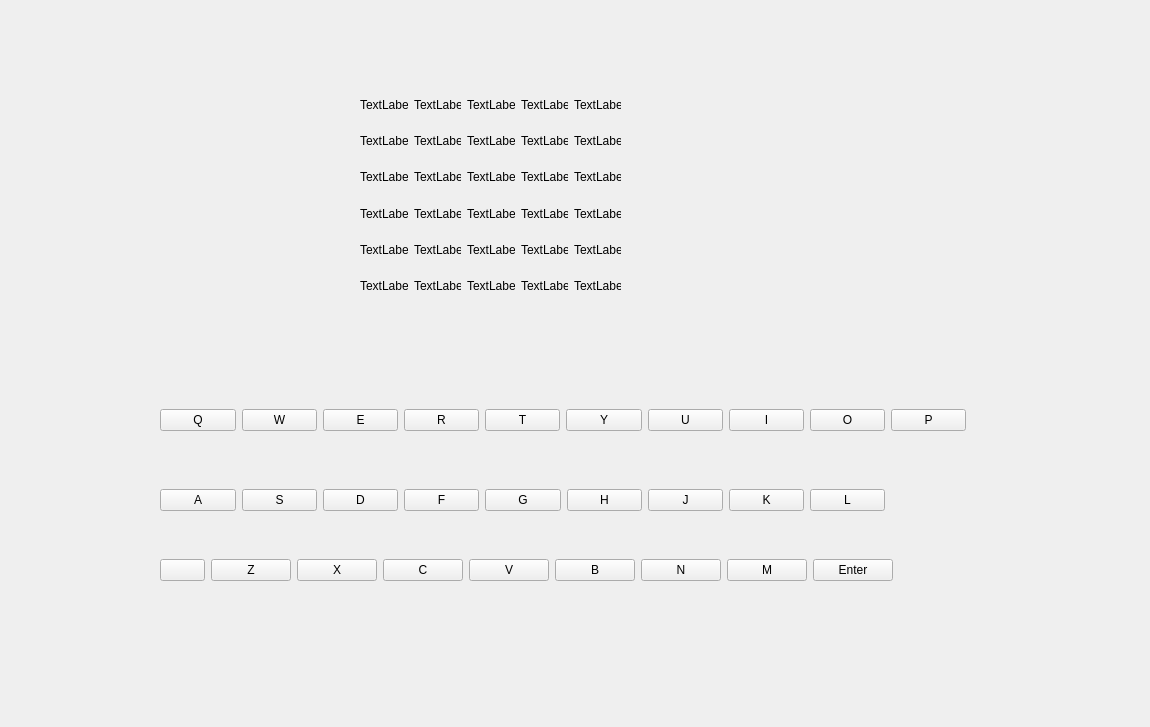
<?xml version="1.0" encoding="UTF-8"?>
<ui version="4.0">
 <class>MainWindow</class>
 <widget class="QMainWindow" name="MainWindow">
  <property name="geometry">
   <rect>
    <x>0</x>
    <y>0</y>
    <width>1150</width>
    <height>727</height>
   </rect>
  </property>
  <property name="windowTitle">
   <string>MainWindow</string>
  </property>
  <widget class="QWidget" name="centralwidget">
   <widget class="QWidget" name="gridLayoutWidget">
    <property name="geometry">
     <rect>
      <x>360</x>
      <y>90</y>
      <width>261</width>
      <height>211</height>
     </rect>
    </property>
    <layout class="QGridLayout" name="gridLayout">
     <item row="1" column="1">
      <widget class="QLabel" name="label_7">
       <property name="text">
        <string>TextLabel</string>
       </property>
      </widget>
     </item>
     <item row="0" column="2">
      <widget class="QLabel" name="label_3">
       <property name="text">
        <string>TextLabel</string>
       </property>
      </widget>
     </item>
     <item row="0" column="1">
      <widget class="QLabel" name="label_2">
       <property name="text">
        <string>TextLabel</string>
       </property>
      </widget>
     </item>
     <item row="0" column="3">
      <widget class="QLabel" name="label_4">
       <property name="text">
        <string>TextLabel</string>
       </property>
      </widget>
     </item>
     <item row="0" column="4">
      <widget class="QLabel" name="label_5">
       <property name="text">
        <string>TextLabel</string>
       </property>
      </widget>
     </item>
     <item row="1" column="4">
      <widget class="QLabel" name="label_10">
       <property name="text">
        <string>TextLabel</string>
       </property>
      </widget>
     </item>
     <item row="2" column="0">
      <widget class="QLabel" name="label_11">
       <property name="text">
        <string>TextLabel</string>
       </property>
      </widget>
     </item>
     <item row="1" column="3">
      <widget class="QLabel" name="label_9">
       <property name="text">
        <string>TextLabel</string>
       </property>
      </widget>
     </item>
     <item row="1" column="0">
      <widget class="QLabel" name="label_6">
       <property name="text">
        <string>TextLabel</string>
       </property>
      </widget>
     </item>
     <item row="1" column="2">
      <widget class="QLabel" name="label_8">
       <property name="text">
        <string>TextLabel</string>
       </property>
      </widget>
     </item>
     <item row="0" column="0">
      <widget class="QLabel" name="label">
       <property name="lineWidth">
        <number>3</number>
       </property>
       <property name="text">
        <string>TextLabel</string>
       </property>
      </widget>
     </item>
     <item row="4" column="2">
      <widget class="QLabel" name="label_25">
       <property name="text">
        <string>TextLabel</string>
       </property>
      </widget>
     </item>
     <item row="4" column="4">
      <widget class="QLabel" name="label_27">
       <property name="text">
        <string>TextLabel</string>
       </property>
      </widget>
     </item>
     <item row="5" column="4">
      <widget class="QLabel" name="label_30">
       <property name="text">
        <string>TextLabel</string>
       </property>
      </widget>
     </item>
     <item row="5" column="2">
      <widget class="QLabel" name="label_28">
       <property name="text">
        <string>TextLabel</string>
       </property>
      </widget>
     </item>
     <item row="5" column="3">
      <widget class="QLabel" name="label_29">
       <property name="text">
        <string>TextLabel</string>
       </property>
      </widget>
     </item>
     <item row="3" column="3">
      <widget class="QLabel" name="label_23">
       <property name="text">
        <string>TextLabel</string>
       </property>
      </widget>
     </item>
     <item row="3" column="4">
      <widget class="QLabel" name="label_24">
       <property name="text">
        <string>TextLabel</string>
       </property>
      </widget>
     </item>
     <item row="3" column="0">
      <widget class="QLabel" name="label_12">
       <property name="text">
        <string>TextLabel</string>
       </property>
      </widget>
     </item>
     <item row="5" column="0">
      <widget class="QLabel" name="label_14">
       <property name="text">
        <string>TextLabel</string>
       </property>
      </widget>
     </item>
     <item row="4" column="0">
      <widget class="QLabel" name="label_13">
       <property name="text">
        <string>TextLabel</string>
       </property>
      </widget>
     </item>
     <item row="5" column="1">
      <widget class="QLabel" name="label_15">
       <property name="text">
        <string>TextLabel</string>
       </property>
      </widget>
     </item>
     <item row="4" column="1">
      <widget class="QLabel" name="label_16">
       <property name="text">
        <string>TextLabel</string>
       </property>
      </widget>
     </item>
     <item row="2" column="1">
      <widget class="QLabel" name="label_18">
       <property name="text">
        <string>TextLabel</string>
       </property>
      </widget>
     </item>
     <item row="2" column="2">
      <widget class="QLabel" name="label_19">
       <property name="text">
        <string>TextLabel</string>
       </property>
      </widget>
     </item>
     <item row="2" column="4">
      <widget class="QLabel" name="label_21">
       <property name="text">
        <string>TextLabel</string>
       </property>
      </widget>
     </item>
     <item row="2" column="3">
      <widget class="QLabel" name="label_20">
       <property name="text">
        <string>TextLabel</string>
       </property>
      </widget>
     </item>
     <item row="4" column="3">
      <widget class="QLabel" name="label_26">
       <property name="text">
        <string>TextLabel</string>
       </property>
      </widget>
     </item>
     <item row="3" column="2">
      <widget class="QLabel" name="label_22">
       <property name="text">
        <string>TextLabel</string>
       </property>
      </widget>
     </item>
     <item row="3" column="1">
      <widget class="QLabel" name="label_17">
       <property name="text">
        <string>TextLabel</string>
       </property>
      </widget>
     </item>
    </layout>
   </widget>
   <widget class="QWidget" name="horizontalLayoutWidget_2">
    <property name="geometry">
     <rect>
      <x>160</x>
      <y>380</y>
      <width>806</width>
      <height>80</height>
     </rect>
    </property>
    <layout class="QHBoxLayout" name="horizontalLayout_2">
     <item>
      <widget class="QPushButton" name="pushButton_10">
       <property name="text">
        <string>Q</string>
       </property>
      </widget>
     </item>
     <item>
      <widget class="QPushButton" name="pushButton_11">
       <property name="text">
        <string>W</string>
       </property>
      </widget>
     </item>
     <item>
      <widget class="QPushButton" name="pushButton_12">
       <property name="text">
        <string>E</string>
       </property>
      </widget>
     </item>
     <item>
      <widget class="QPushButton" name="pushButton_13">
       <property name="text">
        <string>R</string>
       </property>
      </widget>
     </item>
     <item>
      <widget class="QPushButton" name="pushButton_14">
       <property name="text">
        <string>T</string>
       </property>
      </widget>
     </item>
     <item>
      <widget class="QPushButton" name="pushButton_15">
       <property name="text">
        <string>Y</string>
       </property>
      </widget>
     </item>
     <item>
      <widget class="QPushButton" name="pushButton_16">
       <property name="text">
        <string>U</string>
       </property>
      </widget>
     </item>
     <item>
      <widget class="QPushButton" name="pushButton_17">
       <property name="text">
        <string>I</string>
       </property>
      </widget>
     </item>
     <item>
      <widget class="QPushButton" name="pushButton_18">
       <property name="text">
        <string>O</string>
       </property>
      </widget>
     </item>
     <item>
      <widget class="QPushButton" name="pushButton_19">
       <property name="text">
        <string>P</string>
       </property>
      </widget>
     </item>
    </layout>
   </widget>
   <widget class="QWidget" name="horizontalLayoutWidget_3">
    <property name="geometry">
     <rect>
      <x>160</x>
      <y>460</y>
      <width>725</width>
      <height>80</height>
     </rect>
    </property>
    <layout class="QHBoxLayout" name="horizontalLayout_3">
     <item>
      <widget class="QPushButton" name="pushButton">
       <property name="text">
        <string>A</string>
       </property>
      </widget>
     </item>
     <item>
      <widget class="QPushButton" name="pushButton_2">
       <property name="text">
        <string>S</string>
       </property>
      </widget>
     </item>
     <item>
      <widget class="QPushButton" name="pushButton_3">
       <property name="text">
        <string>D</string>
       </property>
      </widget>
     </item>
     <item>
      <widget class="QPushButton" name="pushButton_4">
       <property name="text">
        <string>F</string>
       </property>
      </widget>
     </item>
     <item>
      <widget class="QPushButton" name="pushButton_5">
       <property name="text">
        <string>G</string>
       </property>
      </widget>
     </item>
     <item>
      <widget class="QPushButton" name="pushButton_6">
       <property name="text">
        <string>H</string>
       </property>
      </widget>
     </item>
     <item>
      <widget class="QPushButton" name="pushButton_7">
       <property name="text">
        <string>J</string>
       </property>
      </widget>
     </item>
     <item>
      <widget class="QPushButton" name="pushButton_8">
       <property name="text">
        <string>K</string>
       </property>
      </widget>
     </item>
     <item>
      <widget class="QPushButton" name="pushButton_9">
       <property name="text">
        <string>L</string>
       </property>
      </widget>
     </item>
    </layout>
   </widget>
   <widget class="QWidget" name="horizontalLayoutWidget_4">
    <property name="geometry">
     <rect>
      <x>160</x>
      <y>530</y>
      <width>733</width>
      <height>80</height>
     </rect>
    </property>
    <layout class="QHBoxLayout" name="horizontalLayout_5">
     <item>
      <widget class="QPushButton" name="pushButton_29">
       <property name="sizePolicy">
        <sizepolicy hsizetype="Minimum" vsizetype="Maximum">
         <horstretch>0</horstretch>
         <verstretch>0</verstretch>
        </sizepolicy>
       </property>
       <property name="text">
        <string/>
       </property>
       <property name="icon">
        <iconset>
         <normaloff>back.png</normaloff>back.png</iconset>
       </property>
       <property name="iconSize">
        <size>
         <width>32</width>
         <height>32</height>
        </size>
       </property>
      </widget>
     </item>
     <item>
      <widget class="QPushButton" name="pushButton_30">
       <property name="text">
        <string>Z</string>
       </property>
      </widget>
     </item>
     <item>
      <widget class="QPushButton" name="pushButton_31">
       <property name="text">
        <string>X</string>
       </property>
      </widget>
     </item>
     <item>
      <widget class="QPushButton" name="pushButton_32">
       <property name="text">
        <string>C</string>
       </property>
      </widget>
     </item>
     <item>
      <widget class="QPushButton" name="pushButton_33">
       <property name="text">
        <string>V</string>
       </property>
      </widget>
     </item>
     <item>
      <widget class="QPushButton" name="pushButton_34">
       <property name="text">
        <string>B</string>
       </property>
      </widget>
     </item>
     <item>
      <widget class="QPushButton" name="pushButton_35">
       <property name="text">
        <string>N</string>
       </property>
      </widget>
     </item>
     <item>
      <widget class="QPushButton" name="pushButton_36">
       <property name="text">
        <string>M</string>
       </property>
      </widget>
     </item>
     <item>
      <widget class="QPushButton" name="pushButton_37">
       <property name="text">
        <string>Enter</string>
       </property>
      </widget>
     </item>
    </layout>
   </widget>
  </widget>
 </widget>
 <resources/>
 <connections/>
</ui>
